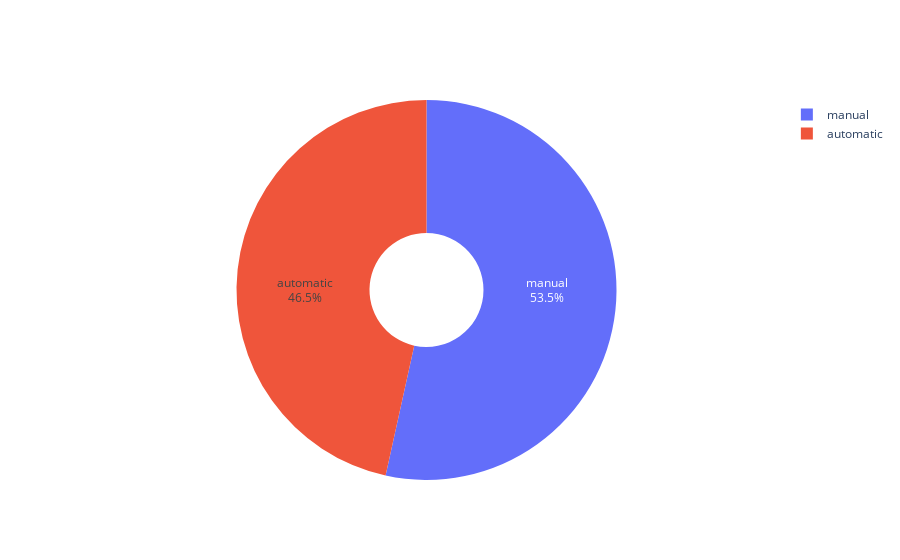

Here is the notebook cell this chart was saved with:
### Code cell
# Distribution of transmission
data_pie = df['transmission'].value_counts()

fig = go.Figure(data=[go.Pie(labels=data_pie.index, values=data_pie.tolist(), textinfo='label+percent',insidetextorientation='radial')])

fig.update_traces(hole=.3, hoverinfo="label+percent+name")

### Figure 1 — Plotly figure (JSON) as saved in the notebook; plotly's stock layout.template omitted (floating-point values rounded to 4 significant figures)
{"data": [{"hole": 0.3, "hoverinfo": "label+percent+name", "insidetextorientation": "radial", "labels": ["manual", "automatic"], "textinfo": "label+percent", "type": "pie", "values": [147, 128]}], "layout": {}}
